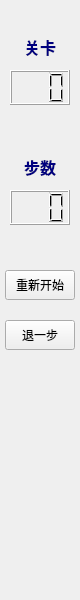
<?xml version="1.0" encoding="UTF-8"?>
<ui version="4.0">
 <class>InfoWidget</class>
 <widget class="QWidget" name="InfoWidget">
  <property name="geometry">
   <rect>
    <x>0</x>
    <y>0</y>
    <width>80</width>
    <height>600</height>
   </rect>
  </property>
  <property name="windowTitle">
   <string>Form</string>
  </property>
  <widget class="QLabel" name="levelLabel">
   <property name="geometry">
    <rect>
     <x>10</x>
     <y>30</y>
     <width>60</width>
     <height>35</height>
    </rect>
   </property>
   <property name="styleSheet">
    <string notr="true"/>
   </property>
   <property name="text">
    <string>&lt;!DOCTYPE HTML PUBLIC &quot;-//W3C//DTD HTML 4.0//EN&quot; &quot;http://www.w3.org/TR/REC-html40/strict.dtd&quot;&gt;
&lt;html&gt;&lt;head&gt;&lt;meta name=&quot;qrichtext&quot; content=&quot;1&quot; /&gt;&lt;style type=&quot;text/css&quot;&gt;
p, li { white-space: pre-wrap; }
&lt;/style&gt;&lt;/head&gt;&lt;body style=&quot; font-family:'SimSun'; font-size:9pt; font-weight:400; font-style:normal;&quot;&gt;
&lt;p align=&quot;center&quot; style=&quot; margin-top:0px; margin-bottom:0px; margin-left:0px; margin-right:0px; -qt-block-indent:0; text-indent:0px;&quot;&gt;&lt;span style=&quot; font-size:12pt; font-weight:600; color:#00007f;&quot;&gt;关卡&lt;/span&gt;&lt;/p&gt;&lt;/body&gt;&lt;/html&gt;</string>
   </property>
  </widget>
  <widget class="QLCDNumber" name="levelLcdNumber">
   <property name="geometry">
    <rect>
     <x>10</x>
     <y>70</y>
     <width>60</width>
     <height>35</height>
    </rect>
   </property>
   <property name="styleSheet">
    <string notr="true"/>
   </property>
   <property name="smallDecimalPoint">
    <bool>false</bool>
   </property>
   <property name="numDigits">
    <number>3</number>
   </property>
   <property name="digitCount">
    <number>3</number>
   </property>
   <property name="segmentStyle">
    <enum>QLCDNumber::Filled</enum>
   </property>
  </widget>
  <widget class="QLabel" name="stepLabel">
   <property name="geometry">
    <rect>
     <x>10</x>
     <y>150</y>
     <width>60</width>
     <height>35</height>
    </rect>
   </property>
   <property name="text">
    <string>&lt;!DOCTYPE HTML PUBLIC &quot;-//W3C//DTD HTML 4.0//EN&quot; &quot;http://www.w3.org/TR/REC-html40/strict.dtd&quot;&gt;
&lt;html&gt;&lt;head&gt;&lt;meta name=&quot;qrichtext&quot; content=&quot;1&quot; /&gt;&lt;style type=&quot;text/css&quot;&gt;
p, li { white-space: pre-wrap; }
&lt;/style&gt;&lt;/head&gt;&lt;body style=&quot; font-family:'SimSun'; font-size:9pt; font-weight:400; font-style:normal;&quot;&gt;
&lt;p align=&quot;center&quot; style=&quot; margin-top:0px; margin-bottom:0px; margin-left:0px; margin-right:0px; -qt-block-indent:0; text-indent:0px;&quot;&gt;&lt;span style=&quot; font-size:12pt; font-weight:600; color:#00007f;&quot;&gt;步数&lt;/span&gt;&lt;/p&gt;&lt;/body&gt;&lt;/html&gt;</string>
   </property>
  </widget>
  <widget class="QLCDNumber" name="stepLcdNumber">
   <property name="geometry">
    <rect>
     <x>10</x>
     <y>190</y>
     <width>60</width>
     <height>35</height>
    </rect>
   </property>
   <property name="numDigits">
    <number>3</number>
   </property>
  </widget>
  <widget class="QPushButton" name="restartButton">
   <property name="geometry">
    <rect>
     <x>5</x>
     <y>270</y>
     <width>70</width>
     <height>30</height>
    </rect>
   </property>
   <property name="text">
    <string>重新开始</string>
   </property>
  </widget>
  <widget class="QPushButton" name="undoButton">
   <property name="geometry">
    <rect>
     <x>5</x>
     <y>320</y>
     <width>70</width>
     <height>30</height>
    </rect>
   </property>
   <property name="text">
    <string>退一步</string>
   </property>
  </widget>
 </widget>
 <resources/>
 <connections/>
</ui>
